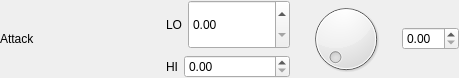
<?xml version="1.0" encoding="UTF-8"?>
<ui version="4.0">
 <class>ParamEdit</class>
 <widget class="QWidget" name="ParamEdit">
  <property name="geometry">
   <rect>
    <x>0</x>
    <y>0</y>
    <width>459</width>
    <height>78</height>
   </rect>
  </property>
  <property name="windowTitle">
   <string>Form</string>
  </property>
  <layout class="QHBoxLayout" name="horizontalLayout">
   <property name="margin">
    <number>0</number>
   </property>
   <item>
    <widget class="QLabel" name="label">
     <property name="text">
      <string>Attack</string>
     </property>
    </widget>
   </item>
   <item>
    <spacer name="horizontalSpacer">
     <property name="orientation">
      <enum>Qt::Horizontal</enum>
     </property>
     <property name="sizeHint" stdset="0">
      <size>
       <width>40</width>
       <height>20</height>
      </size>
     </property>
    </spacer>
   </item>
   <item>
    <layout class="QVBoxLayout" name="verticalLayout">
     <property name="sizeConstraint">
      <enum>QLayout::SetNoConstraint</enum>
     </property>
     <item>
      <layout class="QHBoxLayout" name="horizontalLayout_2">
       <item>
        <widget class="QLabel" name="label_2">
         <property name="sizePolicy">
          <sizepolicy hsizetype="Minimum" vsizetype="Expanding">
           <horstretch>0</horstretch>
           <verstretch>0</verstretch>
          </sizepolicy>
         </property>
         <property name="lineWidth">
          <number>1</number>
         </property>
         <property name="text">
          <string>LO</string>
         </property>
        </widget>
       </item>
       <item>
        <widget class="QDoubleSpinBox" name="doubleSpinBox_2">
         <property name="sizePolicy">
          <sizepolicy hsizetype="Expanding" vsizetype="Expanding">
           <horstretch>0</horstretch>
           <verstretch>0</verstretch>
          </sizepolicy>
         </property>
        </widget>
       </item>
      </layout>
     </item>
     <item>
      <layout class="QHBoxLayout" name="horizontalLayout_3">
       <item>
        <widget class="QLabel" name="label_3">
         <property name="sizePolicy">
          <sizepolicy hsizetype="Minimum" vsizetype="Minimum">
           <horstretch>0</horstretch>
           <verstretch>0</verstretch>
          </sizepolicy>
         </property>
         <property name="text">
          <string>HI</string>
         </property>
        </widget>
       </item>
       <item>
        <widget class="QDoubleSpinBox" name="doubleSpinBox_3">
         <property name="sizePolicy">
          <sizepolicy hsizetype="Expanding" vsizetype="Fixed">
           <horstretch>0</horstretch>
           <verstretch>0</verstretch>
          </sizepolicy>
         </property>
        </widget>
       </item>
      </layout>
     </item>
    </layout>
   </item>
   <item>
    <widget class="QDial" name="dial"/>
   </item>
   <item>
    <widget class="QDoubleSpinBox" name="doubleSpinBox"/>
   </item>
  </layout>
 </widget>
 <resources/>
 <connections>
  <connection>
   <sender>dial</sender>
   <signal>valueChanged(int)</signal>
   <receiver>ParamEdit</receiver>
   <slot>knobTurned()</slot>
   <hints>
    <hint type="sourcelabel">
     <x>329</x>
     <y>33</y>
    </hint>
    <hint type="destinationlabel">
     <x>229</x>
     <y>33</y>
    </hint>
   </hints>
  </connection>
  <connection>
   <sender>doubleSpinBox</sender>
   <signal>valueChanged(double)</signal>
   <receiver>ParamEdit</receiver>
   <slot>valueChanged()</slot>
   <hints>
    <hint type="sourcelabel">
     <x>417</x>
     <y>33</y>
    </hint>
    <hint type="destinationlabel">
     <x>229</x>
     <y>33</y>
    </hint>
   </hints>
  </connection>
 </connections>
 <slots>
  <slot>knobTurned()</slot>
  <slot>valueChanged()</slot>
 </slots>
</ui>
